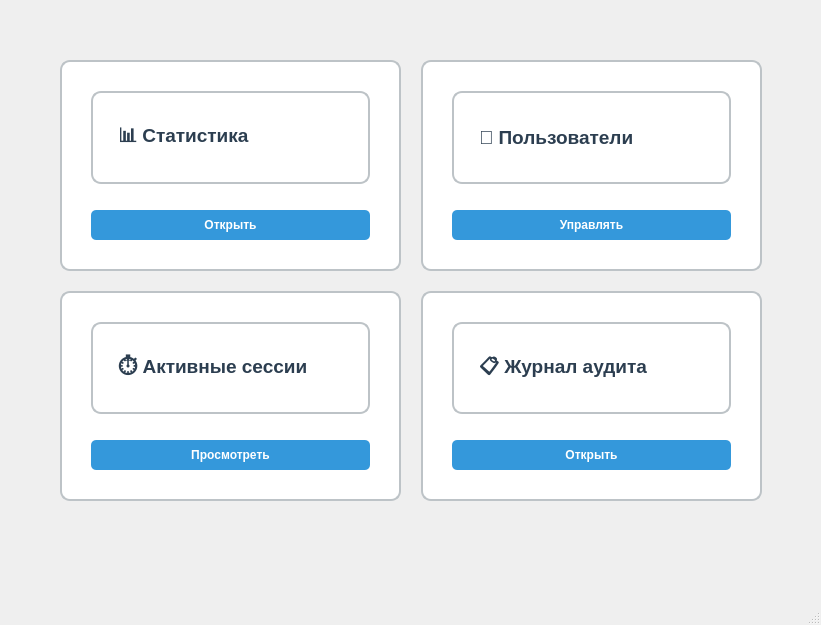
<?xml version="1.0" encoding="UTF-8"?>
<ui version="4.0">
 <class>AdminWindow</class>
 <widget class="QMainWindow" name="AdminWindow">
  <property name="geometry">
   <rect>
    <x>0</x>
    <y>0</y>
    <width>821</width>
    <height>625</height>
   </rect>
  </property>
  <property name="minimumSize">
   <size>
    <width>821</width>
    <height>625</height>
   </size>
  </property>
  <property name="windowTitle">
   <string>MainWindow</string>
  </property>
  <widget class="QWidget" name="centralwidget">
   <widget class="QWidget" name="centralwidget_2">
    <property name="geometry">
     <rect>
      <x>30</x>
      <y>30</y>
      <width>762</width>
      <height>501</height>
     </rect>
    </property>
    <layout class="QGridLayout" name="gridLayout">
     <property name="leftMargin">
      <number>30</number>
     </property>
     <property name="topMargin">
      <number>30</number>
     </property>
     <property name="rightMargin">
      <number>30</number>
     </property>
     <property name="bottomMargin">
      <number>30</number>
     </property>
     <property name="spacing">
      <number>20</number>
     </property>
     <item row="0" column="0">
      <widget class="QFrame" name="statsFrame">
       <property name="styleSheet">
        <string notr="true">QFrame {
	background: white;
	border: 2px solid #bdc3c7;
	border-radius: 10px;
	padding: 20px;
}
QFrame:hover {
	border-color: #3498db;
	background: #f8f9fa;
}</string>
       </property>
       <property name="frameShape">
        <enum>QFrame::StyledPanel</enum>
       </property>
       <property name="frameShadow">
        <enum>QFrame::Raised</enum>
       </property>
       <layout class="QVBoxLayout" name="verticalLayout">
        <item>
         <widget class="QLabel" name="statsTitle">
          <property name="mouseTracking">
           <bool>true</bool>
          </property>
          <property name="styleSheet">
           <string notr="true">font-size: 14pt;
font-weight: bold;
color: #2c3e50;
margin-bottom: 10px;</string>
          </property>
          <property name="text">
           <string>📊 Статистика</string>
          </property>
          <property name="textInteractionFlags">
           <set>Qt::NoTextInteraction</set>
          </property>
         </widget>
        </item>
        <item>
         <widget class="QPushButton" name="statsButton">
          <property name="styleSheet">
           <string notr="true">QPushButton {
	background: #3498db;
	color: white;
	border: none;
	padding: 8px 16px;
	border-radius: 5px;
	font-weight: bold;
	margin-top: 10px;
}
QPushButton:hover {
	background: #2980b9;
}</string>
          </property>
          <property name="text">
           <string>Открыть</string>
          </property>
         </widget>
        </item>
       </layout>
      </widget>
     </item>
     <item row="0" column="1">
      <widget class="QFrame" name="usersFrame">
       <property name="styleSheet">
        <string notr="true">QFrame {
	background: white;
	border: 2px solid #bdc3c7;
	border-radius: 10px;
	padding: 20px;
}
QFrame:hover {
	border-color: #3498db;
	background: #f8f9fa;
}</string>
       </property>
       <property name="frameShape">
        <enum>QFrame::StyledPanel</enum>
       </property>
       <property name="frameShadow">
        <enum>QFrame::Raised</enum>
       </property>
       <layout class="QVBoxLayout" name="verticalLayout_2">
        <item>
         <widget class="QLabel" name="usersTitle">
          <property name="styleSheet">
           <string notr="true">font-size: 14pt;
font-weight: bold;
color: #2c3e50;
margin-bottom: 10px;</string>
          </property>
          <property name="text">
           <string>👥 Пользователи</string>
          </property>
         </widget>
        </item>
        <item>
         <widget class="QPushButton" name="usersButton">
          <property name="styleSheet">
           <string notr="true">QPushButton {
	background: #3498db;
	color: white;
	border: none;
	padding: 8px 16px;
	border-radius: 5px;
	font-weight: bold;
	margin-top: 10px;
}
QPushButton:hover {
	background: #2980b9;
}</string>
          </property>
          <property name="text">
           <string>Управлять</string>
          </property>
         </widget>
        </item>
       </layout>
      </widget>
     </item>
     <item row="1" column="0">
      <widget class="QFrame" name="sessionsFrame">
       <property name="styleSheet">
        <string notr="true">QFrame {
	background: white;
	border: 2px solid #bdc3c7;
	border-radius: 10px;
	padding: 20px;
}
QFrame:hover {
	border-color: #3498db;
	background: #f8f9fa;
}</string>
       </property>
       <property name="frameShape">
        <enum>QFrame::StyledPanel</enum>
       </property>
       <property name="frameShadow">
        <enum>QFrame::Raised</enum>
       </property>
       <layout class="QVBoxLayout" name="verticalLayout_3">
        <item>
         <widget class="QLabel" name="sessionsTitle">
          <property name="styleSheet">
           <string notr="true">font-size: 14pt;
font-weight: bold;
color: #2c3e50;
margin-bottom: 10px;</string>
          </property>
          <property name="text">
           <string>⏱️ Активные сессии</string>
          </property>
         </widget>
        </item>
        <item>
         <widget class="QPushButton" name="sessionsButton">
          <property name="styleSheet">
           <string notr="true">QPushButton {
	background: #3498db;
	color: white;
	border: none;
	padding: 8px 16px;
	border-radius: 5px;
	font-weight: bold;
	margin-top: 10px;
}
QPushButton:hover {
	background: #2980b9;
}</string>
          </property>
          <property name="text">
           <string>Просмотреть</string>
          </property>
         </widget>
        </item>
       </layout>
      </widget>
     </item>
     <item row="1" column="1">
      <widget class="QFrame" name="auditFrame">
       <property name="styleSheet">
        <string notr="true">QFrame {
	background: white;
	border: 2px solid #bdc3c7;
	border-radius: 10px;
	padding: 20px;
}
QFrame:hover {
	border-color: #3498db;
	background: #f8f9fa;
}</string>
       </property>
       <property name="frameShape">
        <enum>QFrame::StyledPanel</enum>
       </property>
       <property name="frameShadow">
        <enum>QFrame::Raised</enum>
       </property>
       <layout class="QVBoxLayout" name="verticalLayout_4">
        <item>
         <widget class="QLabel" name="auditTitle">
          <property name="styleSheet">
           <string notr="true">font-size: 14pt;
font-weight: bold;
color: #2c3e50;
margin-bottom: 10px;</string>
          </property>
          <property name="text">
           <string>📋 Журнал аудита</string>
          </property>
         </widget>
        </item>
        <item>
         <widget class="QPushButton" name="auditButton">
          <property name="styleSheet">
           <string notr="true">QPushButton {
	background: #3498db;
	color: white;
	border: none;
	padding: 8px 16px;
	border-radius: 5px;
	font-weight: bold;
	margin-top: 10px;
}
QPushButton:hover {
	background: #2980b9;
}</string>
          </property>
          <property name="text">
           <string>Открыть</string>
          </property>
         </widget>
        </item>
       </layout>
      </widget>
     </item>
    </layout>
   </widget>
  </widget>
  <widget class="QMenuBar" name="menubar">
   <property name="geometry">
    <rect>
     <x>0</x>
     <y>0</y>
     <width>821</width>
     <height>30</height>
    </rect>
   </property>
  </widget>
  <widget class="QStatusBar" name="statusbar"/>
  <action name="action">
   <property name="text">
    <string>Выход</string>
   </property>
  </action>
  <action name="action_2">
   <property name="text">
    <string>Обновить</string>
   </property>
  </action>
 </widget>
 <resources/>
 <connections/>
</ui>
